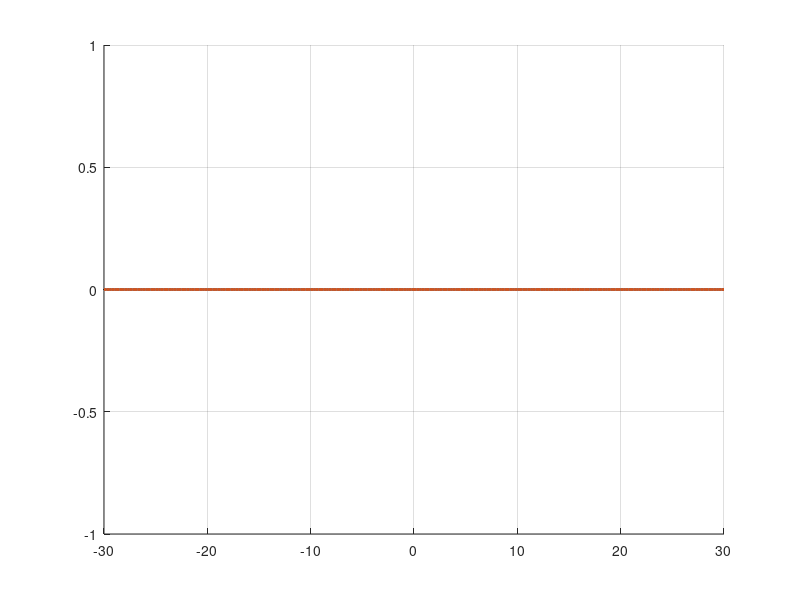

Write the MATLAB code that produced this figure. (Note: this script raises an error after producing the figure.)
start_tic = tic;
close all;

listing = dir('rainflow/weight/*.mat');
listing = {listing.name}';

Qedge = 0:0.5:120;
Yedge = -30:0.25:30;
[Y, Q] = meshgrid(Yedge, Qedge);

QYsum = zeros(length(Qedge), length(Yedge), 2);
for j = 2:2:length(listing)
    load(['rainflow/weight/', listing{j}]);
    
    QYsum = QYsum + QY;
end
QYsum(QYsum < 1e-5) = 0;

X = {Yedge, Qedge};
s = {{'Y1', 'Y2'}, {'Q1', 'Q2'}};
for i = 1:2
    figure(i)
    ax = gca;
    hold(ax, 'on');
    grid(ax, 'on');
    
    Y = sum(QYsum, i);
    plot(ax, X{i}, Y(:,:,1), 'linewidth', 2);
    plot(ax, X{i}, Y(:,:,2), 'linewidth', 2);
    
    ax.YScale = 'log';
%     ax.YLim = [1 1e5];
    
    legend(s{i}, 'FontSize', 12);
end

fprintf('%s elapsed: %f s\n', mfilename, toc(start_tic));
